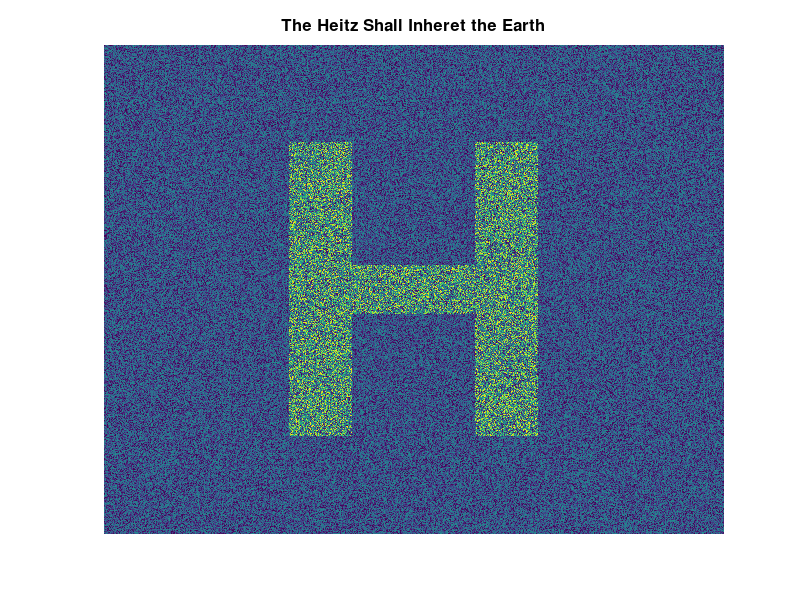

Recreate this plot in MATLAB.
x = rand(1000);
x(200:800,300:400) = x(200:800,300:400) * 2;
x(200:800,600:700) = x(200:800,600:700) * 2;
x(450:550,401:599) = x(450:550,401:599) * 2;

figure
imagesc(x)
axis off
set(gca,'clim',[0 2])
title('The Heitz Shall Inheret the Earth','fontsize',12,'fontweight','bold')
